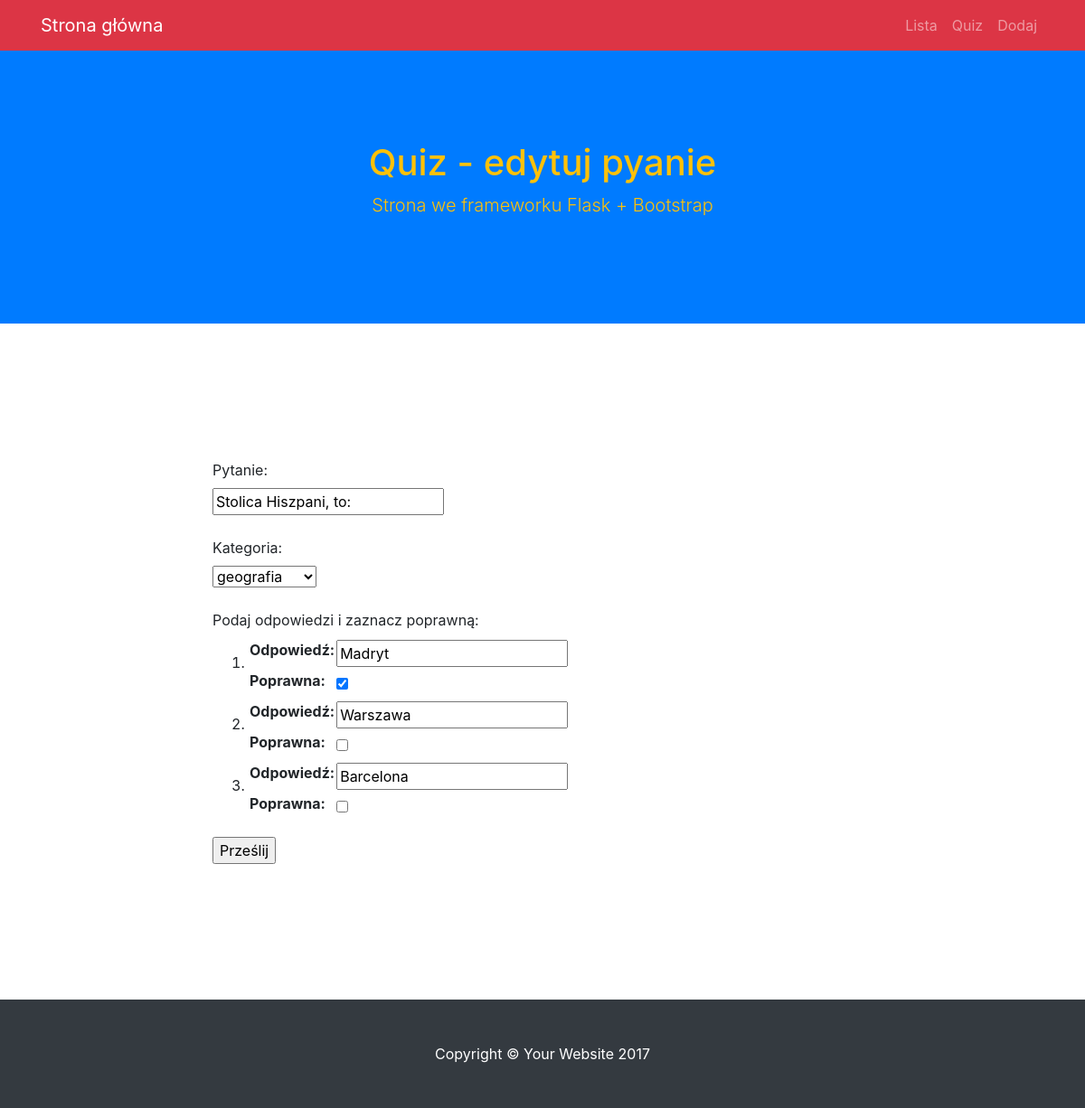
The app's page /edytuj/1, older data.
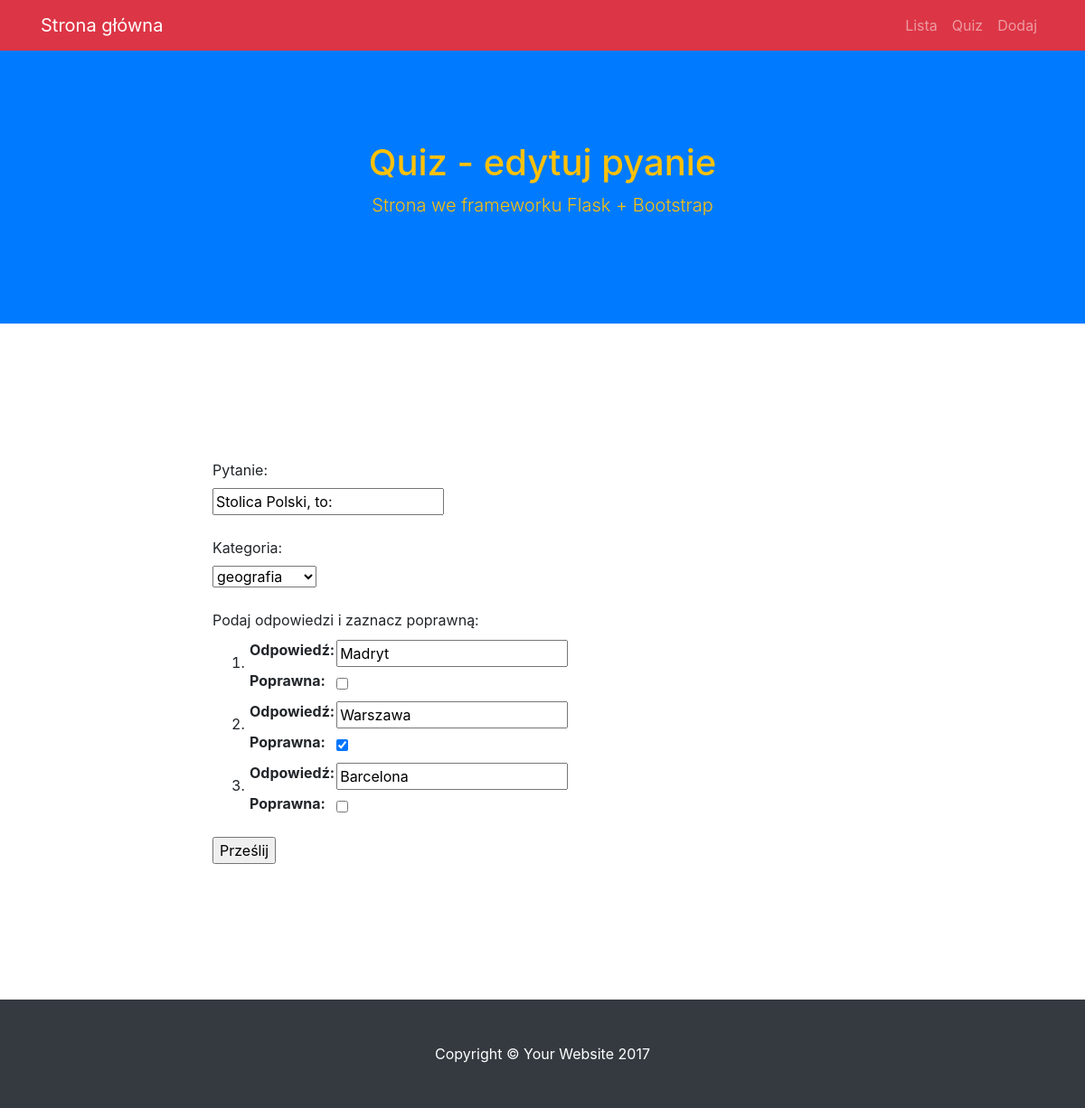
The same page, newer data.
### modele.py (models this page shows)
class BazaModel(Model):
    class Meta:
        database = baza

class Pytanie(BazaModel):
    pytanie = CharField(null=False)
    kategoria = ForeignKeyField(Kategoria, related_name='pytania')

### views.py (the view, shortened to what this page needs)
@app.route("/edytuj/<int:pid>", methods=['GET', 'POST'])
def edytuj(pid):
    p = get_or_404(pid)
    form = PytForm(obj=p)
    form.kategoria.choices = [(k.id, k.kategoria) for k in Kategoria.select()]
    form.kategoria.data = p.kategoria.id
    odpowiedzi = []
    for o in Odpowiedz.select().where(Odpowiedz.pytanie == p.id).dicts():
        odpowiedzi.append(o)
    form.odpowiedzi(data=odpowiedzi)
    return render_template("edytuj.html", form=form)

### forms.py
class PytForm(FlaskForm):
    id = HiddenField()
    pytanie = StringField("Pytanie: ", validators=[Required(message=blad1)])
    kategoria = SelectField("Kategoria: ", coerce=int)
    odpowiedzi = FieldList(FormField(OdpForm), min_entries=3)

class OdpForm(FlaskForm):
    id = HiddenField()
    odpowiedz = StringField("Odpowiedź: ",
                            validators=[Required(message=blad1)])
    pytanie = HiddenField()
    odpok = BooleanField("Poprawna: ")

### quiz.py (called while the page is built)
@app.before_request
def before_request():
    g.db = baza
    g.db.connect()

@app.after_request
def after_request(response):
    g.db.close()
    return response

### views.py (called while the page is built)
def get_or_404(pid):
    try:
        p = Pytanie.get_by_id(pid)
        return p
    except Pytanie.DoesNotExist:
        abort(404)

### templates/edytuj.html (shortened to what this page needs)
{% extends "szablon.html" %}
{% block h1 %}Quiz - edytuj pyanie{% endblock %}
{% block tresc %}
    {% include('pytanie_form.html') %}
{% endblock %}

### templates/pytanie_form.html (shortened to what this page needs)
    <form method="POST">
      {{ form.pytanie.label }}<br>
      {{ form.pytanie }}<br>
      <br>
      {{ form.kategoria.label }}<br>
      {{ form.kategoria }}<br>
      <br>
      <label>Podaj odpowiedzi i zaznacz poprawną: </label>
      <ol>
        {% for o in form.odpowiedzi%}
          <li>{{ o }}</li>
        {% endfor %}
      </ol>
    <input type="submit" value="Prześlij">
    </form>

Row changes from the older to the newer data that the page shows:
changed Pytanie "geografia": pytanie "Stolica Hiszpani, to:" → "Stolica Polski, to:"
Text that changed along with them:
form field o: "☑" → "☐"
form field o: "☐" → "☑"
